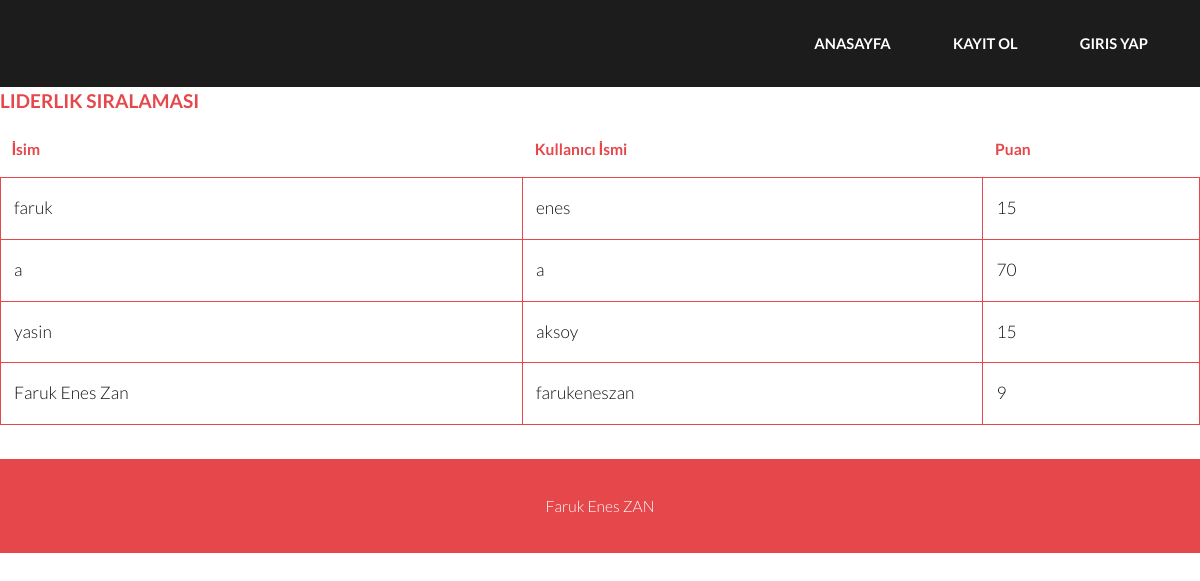
The page /liderlikTablosu on the database as committed earlier.
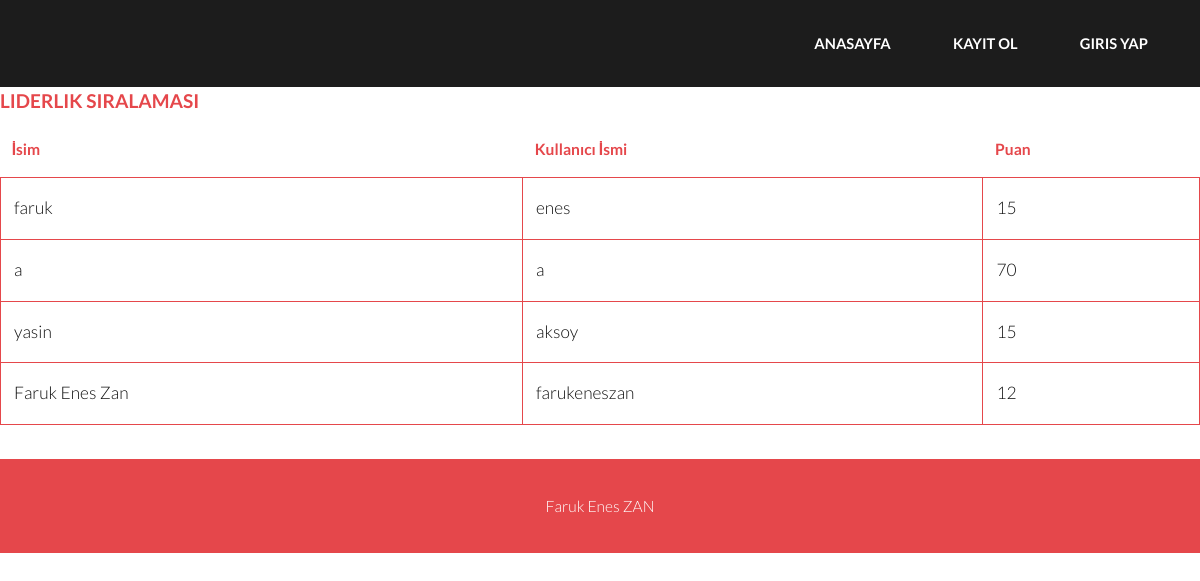
The same page on the database as committed later.
### tables this page shows
CREATE TABLE kullanicilar (isim TEXT, kadi TEXT, sifre TEXT, puan INT);

### main.py (the view)
@app.route("/liderlikTablosu")
def LiderlikTablosu():
    id = random.randint(0, 4)
    name, login_auth = giris_kotrol()
    con = sqlite3.connect("database.db")
    con.row_factory = sqlite3.Row
    cur = con.cursor()
    cur.execute("SELECT isim,kadi,puan from kullanicilar")
    rows = cur.fetchall()
    return render_template("liderlikTablosu.html", name=name, login_auth=login_auth, rows=rows, id=id)

### main.py (called while the page is built)
def giris_kotrol():
    name = ""
    login_auth = False
    if "username" in session:
        name = session["username"]
        login_auth = True
    return name, login_auth

### templates/liderlikTablosu.html (shortened to what this page needs)
{% extends 'base.html' %}
{% block body_content%}
<h4>Liderlik Sıralaması</h4>
<div class="table-wrapper">
    <table class="alt">
        <thead>
        <tr>
            <th>İsim</th>
            <th>Kullanıcı İsmi</th>
            <th>Puan</th>
        </tr>
        </thead>
        <tbody>
        {% for row in rows %}
        <tr>
            <td>{{ row["isim"] }}</td>
            <td>{{ row["kadi"] }}</td>
            <td>{{ row["puan"] }}</td>
        </tr>
        {% endfor %}
        </tbody>
    </table>
</div>
{% endblock %}

### templates/base.html (shortened to what this page needs)
<!DOCTYPE HTML>
<html>
	<head>
		<link rel="stylesheet" href="/static/assets/css/main.css">
	</head>
<body>
			<header id="header">
				<div class="inner">
					<nav id="nav">
						{% if login_auth == False %}
						<a href="{{url_for('Index')}}">Anasayfa</a>
						<a href="{{url_for('Kayit')}}">Kayıt Ol</a>
						<a href="{{url_for('Giris')}}">Giris Yap</a>
						{% else %}
						<a href="{{url_for('Sinav',id=id)}}">Sınav</a>
						<a href="{{ url_for('LiderlikTablosu') }}">Liderlik Tablosu</a>
						<a href="{{url_for('addquestion')}}">Soru Ekle</a>
						<a href="{{ url_for('Logout') }}"> {{ name }} Çıkış Yap</a>
						{% endif %}
					</nav>
				</div>
			</header>
			{% block body_content %}
		{% endblock %}
		<div class="copyright">
			Faruk Enes ZAN
		</div>
	</body>
</html>

### static/assets/css/main.css (style rules this page uses)
html, body, div, span, applet, object, iframe, h1, h2, h3, h4, h5, h6, p, blockquote, pre, a, abbr, acronym, address, big, cite, code, del, dfn, em, img, ins, kbd, q, s, samp, small, strike, strong, sub, sup, tt, var, b, u, i, center, dl, dt, dd, ol, ul, li, fieldset, form, label, legend, table, caption, tbody, tfoot, thead, tr, th, td, article, aside, canvas, details, embed, figure, figcaption, footer, header, hgroup, menu, nav, output, ruby, section, summary, time, mark, audio, video { margin: 0; padding: 0; border: 0; font-size: 100%; font: inherit; vertical-align: baseline; }
article, aside, details, figcaption, figure, footer, header, hgroup, menu, nav, section { display: block; }
body { line-height: 1; }
table { border-collapse: collapse; border-spacing: 0; }
body { -webkit-text-size-adjust: none; }
*, *:before, *:after { -moz-box-sizing: border-box; -webkit-box-sizing: border-box; box-sizing: border-box; }
body { -ms-overflow-style: scrollbar; }
body { background: #fff; }
body { background-color: #fff; color: #111111; }
body, input, select, textarea { font-family: "Lato", sans-serif; font-size: 15pt; font-weight: 300; line-height: 2; }
@media screen and (max-width: 1680px) { body, input, select, textarea { font-size: 13pt; } }
@media screen and (max-width: 1280px) { body, input, select, textarea { font-size: 13pt; } }
a { -moz-transition: color 0.2s ease-in-out; -webkit-transition: color 0.2s ease-in-out; -ms-transition: color 0.2s ease-in-out; transition: color 0.2s ease-in-out; text-decoration: none; }
h1, h2, h3, h4, h5, h6 { font-weight: 700; line-height: 1.5; margin: 0 0 1em 0; text-transform: uppercase; }
h4 { font-size: 1.1em; }
a { color: #e5474b; }
h1, h2, h3, h4, h5, h6 { color: #e5474b; }
.table-wrapper { -webkit-overflow-scrolling: touch; overflow-x: auto; }
table { margin: 0 0 2em 0; width: 100%; }
table tbody tr { border: solid 1px; border-left: 0; border-right: 0; }
table td { padding: 0.75em 0.75em; }
table th { font-size: 0.9em; font-weight: 700; padding: 0 0.75em 0.75em 0.75em; text-align: left; }
table thead { border-bottom: solid 2px; }
table.alt { border-collapse: separate; }
table.alt tbody tr td { border: solid 1px; border-left-width: 0; border-top-width: 0; }
table.alt tbody tr td:first-child { border-left-width: 1px; }
table.alt tbody tr:first-child td { border-top-width: 1px; }
table.alt thead { border-bottom: 0; }
table tbody tr { border-color: #e5474b; }
table tbody tr:nth-child(2n + 1) { background-color: none; }
table th { color: #e5474b; }
table thead { border-bottom-color: #e5474b; }
table.alt tbody tr td { border-color: #e5474b; }
body { position: relative; padding-top: 5em; }
#header { background: #1c1c1c; color: #d5d5d5; cursor: default; height: 5em; left: 0; line-height: 5em; position: fixed; text-align: right; top: 0; width: 100%; z-index: 10001; }
#header .inner { max-width: 65em; width: calc(100% - 6em); margin: 0 auto; position: relative; }
#header a { -moz-transition: color 0.2s ease-in-out; -webkit-transition: color 0.2s ease-in-out; -ms-transition: color 0.2s ease-in-out; transition: color 0.2s ease-in-out; display: inline-block; padding: 0 2em; color: #ffffff; text-decoration: none; text-transform: uppercase; font-weight: 700; font-size: .85em; }
#header a:last-child { padding-right: 0em; }
#nav { display: inline-block; }
.copyright { background: #e5474b; font-size: 0.9em; padding: 2em 0 2em 0; text-align: center; color:white; }

Rows that differ between the two databases and show on the page:
changed kullanicilar "Faruk Enes Zan": puan "9" → "12"
